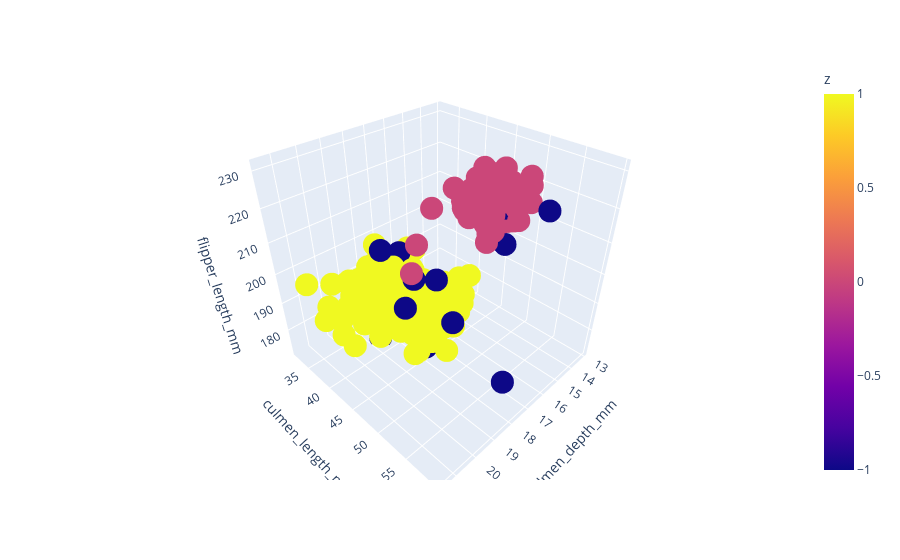
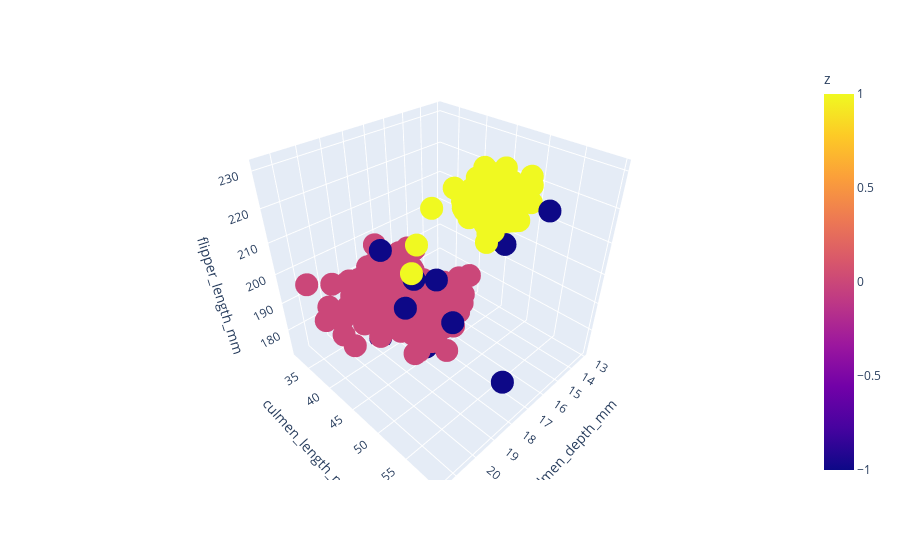

Notebook code cell kept with these figures, in order:
### Code cell
penguins_num = penguins_num.dropna()
penguins_num = penguins_num.drop_duplicates()

my_clustering = my_dbscan(penguins_num, 4, 8)
my_clustering = pd.DataFrame(my_clustering, columns = ['z'])
my_sol = pd.merge(penguins_num, my_clustering,left_index=True, right_index=True)
fig = px.scatter_3d(my_sol,
                 y="culmen_length_mm",
                 x="culmen_depth_mm",
                 z="flipper_length_mm",
                 color="z")
#fig.update_layout(layout)
fig.show()

clustering = DBSCAN(eps=4, min_samples=8).fit(penguins_num)
X_tran_db = penguins_num.copy()
X_tran_db['z'] = clustering.labels_
fig = px.scatter_3d(X_tran_db,
                 y="culmen_length_mm",
                 x="culmen_depth_mm",
                 z="flipper_length_mm",
                 color="z")
fig.show()

### Figure 1 — Plotly figure (JSON) as saved in the notebook; plotly's stock layout.template omitted (floating-point values rounded to 4 significant figures; data arrays with more than 128 entries replaced by an {"elided": "..."} marker saying what was removed)
{"data": [{"hovertemplate": "culmen_depth_mm=%{x}<br>culmen_length_mm=%{y}<br>flipper_length_mm=%{z}<br>z=%{marker.color}<extra></extra>", "legendgroup": "", "marker": {"color": {"elided": "342 int values"}, "coloraxis": "coloraxis", "symbol": "circle"}, "mode": "markers", "name": "", "scene": "scene", "showlegend": false, "type": "scatter3d", "x": {"elided": "342 float values"}, "y": {"elided": "342 float values"}, "z": {"elided": "342 int values"}}], "layout": {"coloraxis": {"colorbar": {"title": {"text": "z"}}, "colorscale": [[0, "#0d0887"], [0.1111, "#46039f"], [0.2222, "#7201a8"], [0.3333, "#9c179e"], [0.4444, "#bd3786"], [0.5556, "#d8576b"], [0.6667, "#ed7953"], [0.7778, "#fb9f3a"], [0.8889, "#fdca26"], [1, "#f0f921"]]}, "legend": {"tracegroupgap": 0}, "margin": {"t": 60}, "scene": {"domain": {"x": [0, 1], "y": [0, 1]}, "xaxis": {"title": {"text": "culmen_depth_mm"}}, "yaxis": {"title": {"text": "culmen_length_mm"}}, "zaxis": {"title": {"text": "flipper_length_mm"}}}}}

### Figure 2 — Plotly figure (JSON) as saved in the notebook; plotly's stock layout.template omitted (floating-point values rounded to 4 significant figures; data arrays with more than 128 entries replaced by an {"elided": "..."} marker saying what was removed)
{"data": [{"hovertemplate": "culmen_depth_mm=%{x}<br>culmen_length_mm=%{y}<br>flipper_length_mm=%{z}<br>z=%{marker.color}<extra></extra>", "legendgroup": "", "marker": {"color": {"elided": "342 int values"}, "coloraxis": "coloraxis", "symbol": "circle"}, "mode": "markers", "name": "", "scene": "scene", "showlegend": false, "type": "scatter3d", "x": {"elided": "342 float values"}, "y": {"elided": "342 float values"}, "z": {"elided": "342 int values"}}], "layout": {"coloraxis": {"colorbar": {"title": {"text": "z"}}, "colorscale": [[0, "#0d0887"], [0.1111, "#46039f"], [0.2222, "#7201a8"], [0.3333, "#9c179e"], [0.4444, "#bd3786"], [0.5556, "#d8576b"], [0.6667, "#ed7953"], [0.7778, "#fb9f3a"], [0.8889, "#fdca26"], [1, "#f0f921"]]}, "legend": {"tracegroupgap": 0}, "margin": {"t": 60}, "scene": {"domain": {"x": [0, 1], "y": [0, 1]}, "xaxis": {"title": {"text": "culmen_depth_mm"}}, "yaxis": {"title": {"text": "culmen_length_mm"}}, "zaxis": {"title": {"text": "flipper_length_mm"}}}}}
